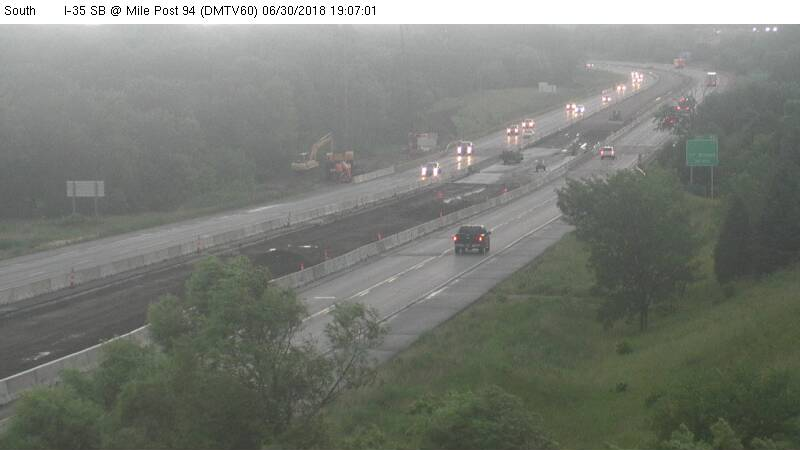
#> input picture in_class_activity/lecture4/2018-06-30-19-05.jpg, 800 x 450 px, found by its file name
$ jupyter execute --allow-errors Lecture_4_Activities_percy_agyeiessiful.ipynb   (shell and % lines are left out)
#> lines starting #> are read from the running program, lines starting #| are printed output that depends on the picture
[cell 1]
#Activity_0

[cell 2]
import pandas as pd
import matplotlib.pyplot as plt

#> (a cell that did not finish here is left out)

#> (a cell that did not finish here is left out)

[cell 5]
# Plot speed vs. time
plt.figure(figsize=(10, 6))
#> (the rest of this cell did not finish here and is left out)

#> (a cell that did not finish here is left out)

[cell 7]
# Plot speed vs. time for Day 1 (for WAVE-NE-Speed)
plt.figure(figsize=(10, 6))
#> (the rest of this cell did not finish here and is left out)

#> (a cell that did not finish here is left out)

[cell 9]
# Plot speed vs. time for Day 1 (for WAVE-NE-Speed)
plt.figure(figsize=(10, 6))
#> (the rest of this cell did not finish here and is left out)

#> (a cell that did not finish here is left out)

[cell 11]
# Plot raw vs. smoothed data for both WAVE-NE and WAVE-SW speeds
plt.figure(figsize=(10, 6))

# Plot smoothed WAVE-NE-Speed (5-minute rolling average)
#> (the rest of this cell did not finish here and is left out)

[cell 12]
import numpy as np

# Ensure the rolling average is clean by dropping NaN values (from the rolling window)
#> (the rest of this cell did not finish here and is left out)

[cell 13]
#!/usr/bin/env python

"""Plot the  set of 1D demo signals available in `pywt.data.demo_signal`."""

import matplotlib.pyplot as plt
import numpy as np

import pywt

# use 'list' to get a list of all available 1d demo signals
signals = pywt.data.demo_signal('list')

subplots_per_fig = 5
signal_length = 1024
i_fig = 0
n_figures = int(np.ceil(len(signals)/subplots_per_fig))
for i_fig in range(n_figures):
    # Select a subset of functions for the current plot
    func_subset = signals[
        i_fig * subplots_per_fig:(i_fig + 1) * subplots_per_fig]

    # create a figure to hold this subset of the functions
    fig, axes = plt.subplots(subplots_per_fig, 1)
    axes = axes.ravel()
    for n, signal in enumerate(func_subset):
        if signal in ['Gabor', 'sineoneoverx']:
            # user cannot specify a length for these two
            x = pywt.data.demo_signal(signal)
        else:
            x = pywt.data.demo_signal(signal, signal_length)
        ax = axes[n]
        ax.plot(x.real)
        if signal == 'Gabor':
            # The Gabor signal is complex-valued
            ax.plot(x.imag)
            ax.legend(['Gabor (Re)', 'Gabor (Im)'], loc='upper left')
        else:
            ax.legend([signal, ], loc='upper left')
    # omit axes for any unused subplots
    for n in range(n + 1, len(axes)):
        axes[n].set_axis_off()
plt.show()
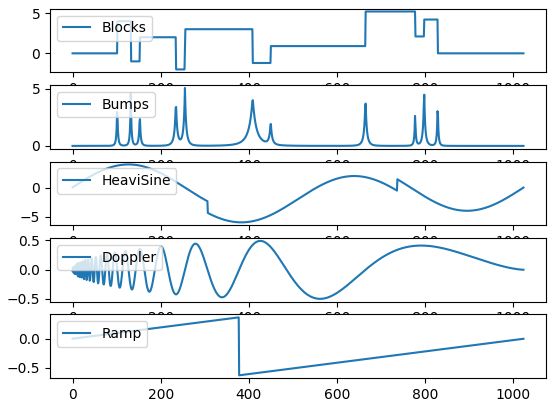
#> figure drawn by matplotlib, 5 panels; panel 1: curve peaks at x = 665, y = 5.2; panel 2: curve peaks at x = 255, y = 5.05; panel 3: curve peaks at x = 127, y = 4; panel 4: curve peaks at x = 426, y = 0.493
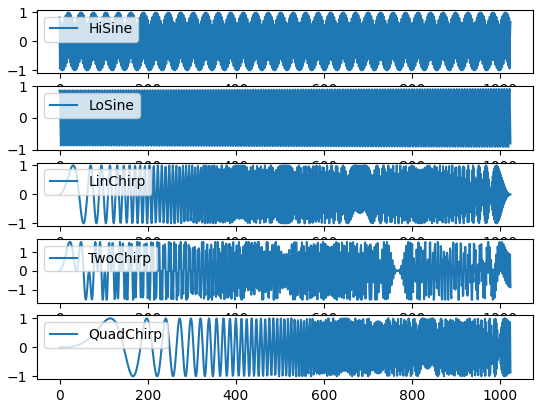
#> figure drawn by matplotlib, 5 panels; panel 1: curve peaks at x = 162, y = 1; panel 2: curve peaks at x = 1021, y = 0.914; panel 3: curve peaks at x = 31, y = 1; panel 4: curve peaks at x = 858, y = 1.54
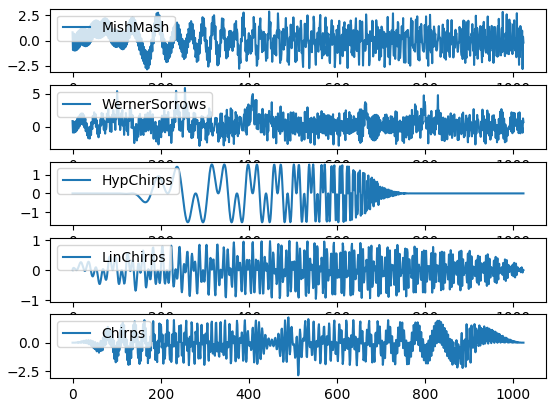
#> figure drawn by matplotlib, 5 panels; panel 1: curve peaks at x = 446, y = 2.88; panel 2: curve peaks at x = 255, y = 5.88; panel 3: curve peaks at x = 316, y = 1.54; panel 4: curve peaks at x = 492, y = 0.971
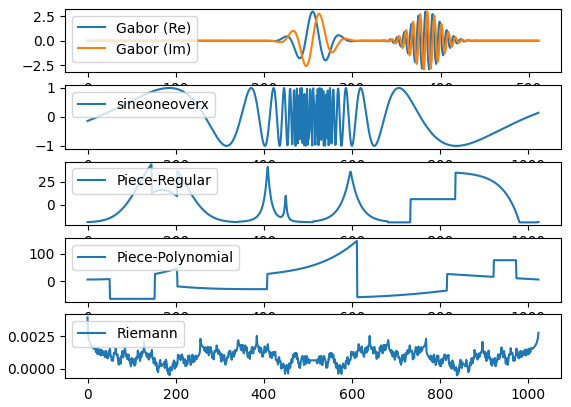
#> figure drawn by matplotlib, 5 panels; panel 1: curve peaks at x = 383, y = 2.99; panel 1: curve peaks at x = 385, y = 2.99; panel 2: curve peaks at x = 185, y = 1; panel 3: curve peaks at x = 145, y = 43.47

[cell 14]
#!/usr/bin/env python

import matplotlib.pyplot as plt
import numpy as np

import pywt

time, sst = pywt.data.nino()
dt = time[1] - time[0]

# Taken from http://nicolasfauchereau.github.io/climatecode/posts/wavelet-analysis-in-python/
wavelet = 'cmor1.5-1.0'
scales = np.arange(1, 128)

[cfs, frequencies] = pywt.cwt(sst, scales, wavelet, dt)
power = (abs(cfs)) ** 2

period = 1. / frequencies
levels = [0.0625, 0.125, 0.25, 0.5, 1, 2, 4, 8]
f, ax = plt.subplots(figsize=(15, 10))
ax.contourf(time, np.log2(period), np.log2(power), np.log2(levels),
            extend='both')

ax.set_title(f'Nino1+2 Wavelet Power Spectrum ({wavelet})')
ax.set_ylabel('Period (years)')
Yticks = 2 ** np.arange(np.ceil(np.log2(period.min())),
                        np.ceil(np.log2(period.max())))
ax.set_yticks(np.log2(Yticks))
ax.set_yticklabels(Yticks)
ax.invert_yaxis()
ylim = ax.get_ylim()
ax.set_ylim(ylim[0], -1)

plt.show()
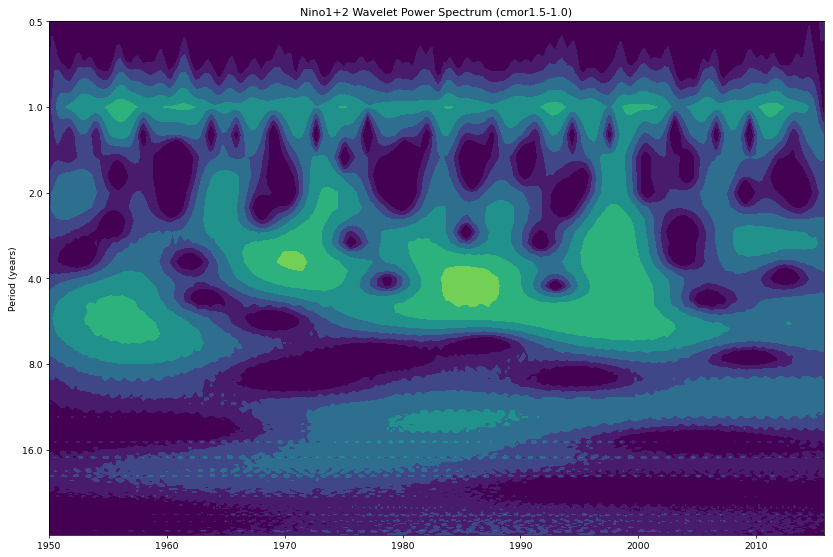
#> figure drawn by matplotlib, 1 panel

[cell 15]
# Install PyWavelets if not installed

import pywt

# Ensure the rolling average is clean by dropping NaN values (from the rolling window)
#> (the rest of this cell did not finish here and is left out)

[cell 16]
import requests

# URL of the image
url = 'https://github.com/barkham21/ai4ccee_fall_2024/blob/main/in_class_activity/lecture4/2018-06-30-19-05.jpg?raw=true'

# Download the image
response = requests.get(url)

# Save the image locally
with open('image.jpg', 'wb') as f:
    f.write(response.content)

[cell 17]
from PIL import Image
import matplotlib.pyplot as plt

# Load the image
image = Image.open('image.jpg')
#> image is the input picture: PIL image 800x450 RGB; mean R, G, B 119.8, 123, 116.1

# Display the image
plt.imshow(image)
plt.axis('off')  # Remove axes for better visualization
plt.show()

[cell 18]
import numpy as np

# Convert the image to a NumPy array
image_np = np.array(image)

# Check the shape of the array
print(f"Image shape: {image_np.shape}")
#| Image shape: (450, 800, 3)

[cell 19]
import pywt

# Convert the image to grayscale for DWT
image_gray = image.convert('L')
image_gray_np = np.array(image_gray)

# Perform 2D Discrete Wavelet Transform using the Haar wavelet
coeffs2 = pywt.dwt2(image_gray_np, 'haar')

# Extract approximation and detail coefficients
LL, (LH, HL, HH) = coeffs2
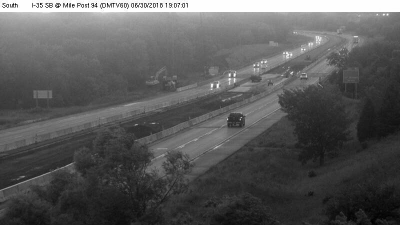
#> LL: shape (225, 400) float64; min 98.5, max 510, mean 242.5; drawn with min black and max white
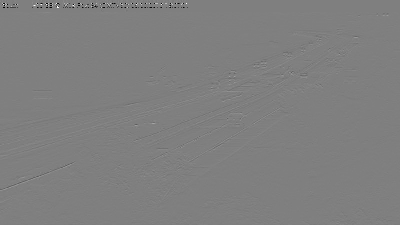
#> LH: shape (225, 400) float64; min -255, max 255, mean 0; drawn with min black and max white

[cell 20]
# Plot the approximation and detail coefficients
fig, axes = plt.subplots(2, 2, figsize=(10, 10))

# Plot approximation coefficients (LL)
axes[0, 0].imshow(LL, cmap='gray')
axes[0, 0].set_title('Approximation (LL)')
axes[0, 0].axis('off')

# Plot horizontal detail coefficients (LH)
axes[0, 1].imshow(LH, cmap='gray')
axes[0, 1].set_title('Horizontal Detail (LH)')
axes[0, 1].axis('off')

# Plot vertical detail coefficients (HL)
axes[1, 0].imshow(HL, cmap='gray')
axes[1, 0].set_title('Vertical Detail (HL)')
axes[1, 0].axis('off')

# Plot diagonal detail coefficients (HH)
axes[1, 1].imshow(HH, cmap='gray')
axes[1, 1].set_title('Diagonal Detail (HH)')
axes[1, 1].axis('off')

# Show the plots
plt.show()

$ run again, with in_class_activity/lecture3/2018-06-30-18-50.jpg copied over in_class_activity/lecture4/2018-06-30-19-05.jpg
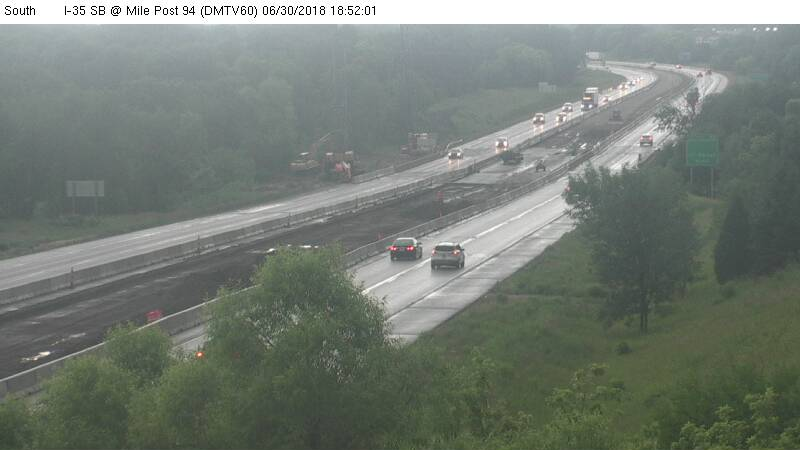
#> input picture in_class_activity/lecture3/2018-06-30-18-50.jpg, 800 x 450 px, found by its file name
#> image is the input picture: PIL image 800x450 RGB; mean R, G, B 116.9, 124.9, 117.1
#| Image shape: (450, 800, 3)
#> `image_gray = image.convert('L')`:
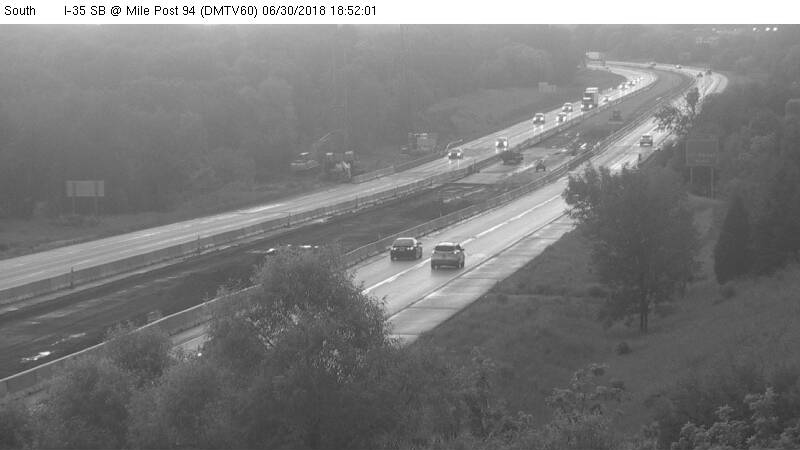
#> image_gray: PIL image 800x450 L; min 0, max 255, mean 121.6
#> `LL, (LH, HL, HH) = coeffs2`:
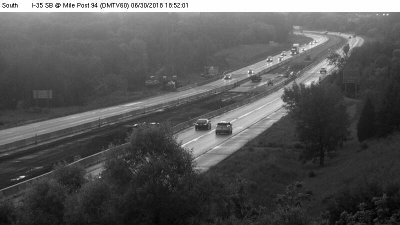
#> LL: shape (225, 400) float64; min 107, max 510, mean 243.2; drawn with min black and max white
